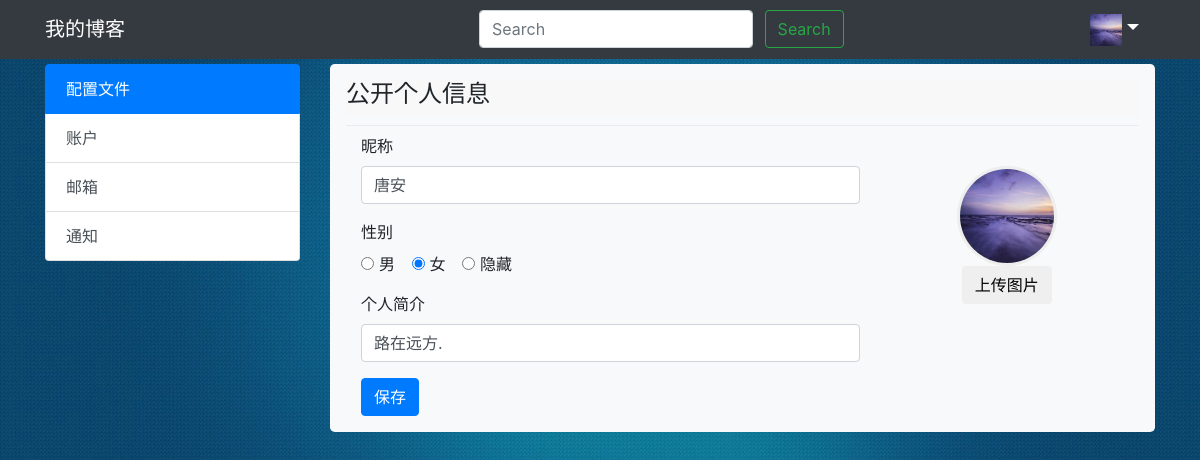
/users/setting/profile/ (signed in), run on the app's committed database.
### users/models.py (models this page shows)
class MyUser(AbstractUser):
    head_portrait = models.CharField(max_length=100)
    nick_name = models.CharField(max_length=20, default='')
    sex = models.IntegerField(default=2)
    bio = models.CharField(max_length=100, default='')

### users/views.py (the view, shortened to what this page needs)
# urls.py: path('users/setting/profile/', views.head_pic_setting, name='head_pic'),
def head_pic_setting(request):
    if request.method != 'POST':
        fname = ''
    context = {'pic': fname}
    return render(request, 'users/setting.html', context)

### users/templates/users/setting.html (shortened to what this page needs)
{% extends 'blog/base.html' %}
{% load static %}
{% load i18n %}
{% block extracss %}
<link rel="stylesheet" type="text/css" href="{% static 'css/article.css' %}">
{% endblock extracss %}
{% block content %}
<div class="container">
<div class="row">
    <div class="col-3">
    <div class="list-group" id="list-tab" role="tablist">
        <a class="list-group-item list-group-item-action active" id="list-home-list" data-toggle="list" href="#list-home" role="tab" aria-controls="home">{% trans 'Profile' %}</a>
        <a class="list-group-item list-group-item-action" id="list-profile-list" data-toggle="list" href="#list-profile" role="tab" aria-controls="profile">{% trans 'Account' %}</a>
        <a class="list-group-item list-group-item-action" id="list-messages-list" data-toggle="list" href="#list-messages" role="tab" aria-controls="messages">{% trans 'Emails' %}</a>
        <a class="list-group-item list-group-item-action" id="list-settings-list" data-toggle="list" href="#list-settings" role="tab" aria-controls="settings">{% trans 'Notifacations' %}</a>
    </div>
    </div>
    <div class="col-9">
    <div class="tab-content" id="nav-tabContent">
        <div class="tab-pane fade show active" id="list-home" role="tabpanel" aria-labelledby="list-home-list">
            <div class="jumbotron padding-samll no-margin bg-light">
                <div class="row no-margin setting-head"><h4>{% trans 'Public profile' %}</h4></div>
                <div class="dropdown-divider"></div>
                <div class="row no-margin">
                    <div class="col-md-8">
                        <form>
                            <div class="form-group">
                            <label for="nickname">{% trans 'Nick Name' %}</label>
                            <input type="text" class="form-control" id="nickname" placeholder="{% trans 'Your Nick Name' %}" value="{{ user.nick_name }}">
                            </div>
                            <div class="form-group">
                                <label for="sex">{% trans 'Sex' %}</label><br>
                                <div class="form-check-inline" id='sex'>
                                <input class="form-check-input" type="radio" name="sex" id="sex_male" value="0" {% if user.sex == 0 %} checked {% endif %}>
                                <label class="form-check-label" for="sex_male">
                                    {% trans 'Male' %}
                                </label>
                                </div>
                                <div class="form-check-inline">
                                <input class="form-check-input" type="radio" name="sex" id="sex_women" value="1" {% if user.sex == 1 %} checked {% endif %}>
                                <label class="form-check-label" for="sex_women">
                                    {% trans 'Women' %}
                                </label>
                                </div>
                                <div class="form-check-inline">
                                <input class="form-check-input" type="radio" name="sex" id="sex_hide" value="2" {% if user.sex == 2 %} checked {% endif %}>
                                <label class="form-check-label" for="sex_hide">
                                    {% trans 'Hide' %}
                                </label>
                                </div>
                            </div>
                            <div class="form-group">
                            <label for="bio">{% trans 'Bio' %}</label>
                            <input type="text" class="form-control" id="bio" placeholder="{% trans 'Tell us a little bit about yourself.' %}" value="{{ user.bio }}">
                            </div>
                        </form>
                        <button class="btn btn-primary" id="upload_btn" onclick="save_head_pic()">{% trans 'Save' %}</button>
                    </div>
                    <div class="col-md-4 text-center no-padding">
                        <form id="upload_head_pic"  action="{% url 'users:upload_head_pic' %}" method="post" enctype="multipart/form-data">
                            <span class="head-pic-span margin-center margin-top" onclick="upload()">
                                <img class="head-pic-priview" id="head_pic_priview" src="{% if user.head_portrait %} {{ user.head_portrait }} {% else %} {{ pic }} {% endif %}">
                            </span>
                            <span>
                                <button class="btn margin-center" onclick="upload()">{% trans 'Upload new picture' %}</button>
                            </span>
                        </form>
                    </div>
                </div>
            </div>
        </div>
    </div>
    </div>
</div>
</div>
{% endblock content %}

### blog/templates/blog/base.html (shortened to what this page needs)
{% load i18n %}
{% load static %}
<!doctype html>
<html lang="en">
    <head>
        <link rel="stylesheet" href="{% static 'bootstrap4/css/bootstrap.min.css' %}">
        <link rel="stylesheet" href="{% static 'css/index.css' %}">
        {% block extracss %}{% endblock extracss %}
    </head>
    <body>
        <header>
            <nav class="navbar navbar-expand-sm navbar-dark bg-dark fixed-top">
            <div class="container">
                <div>
                    <a class="navbar-brand" href="{% url 'blog:index' %}">{% trans 'Myblog' %}</a>
                </div>
                <div id="navbar" class="collapse navbar-collapse justify-content-between">
                    <ul class="navbar-nav offset-md-4">
                        <li class="nav-item">
                            <form class="form-inline">
                            <small>
                            <input class="form-control mr-sm-2" type="search" placeholder="{% trans 'Search' %}" aria-label=Search">
                            <button class="btn btn-outline-success my-2 my-sm-0" type="submit">{% trans 'Search' %}</button>
                            </small>
                            </form>
                        </li>
                    </ul>
                    <ul class="navbar-nav">
                        {% if user.is_authenticated %}
                        <li class="nav-item dropdown">
                            {% if user.head_portrait %}
                            <a class="navbar-brand dropdown-toggle" href="#" id="setting" role="button" data-toggle="dropdown" aria-haspopup="true" aria-expanded="false"><img class="nav-head-image" src="{{ user.head_portrait }}"></a>
                            {% else %}
                            <a class="nav-link dropdown-toggle" href="#" id="setting" role="button" data-toggle="dropdown" aria-haspopup="true" aria-expanded="false">{{ user.username }}</a>
                            {% endif %}
                        </li>
                        {% endif %}
                    </ul>
                </div>
            </div>
        </nav>
        </header>
        <main role="main">
                    {% block content %}{% endblock content %}
        </main>
    </body>
</html>

### blog/static/css/index.css (style rules this page uses)
html,body { min-height: 100%; width: 100% height: 100%; margin: 0; padding: 0; }
body { background: url("../img/bg-1.jpg") no-repeat; background-size: 100% 100%; margin-bottom: 35px; background-attachment: scroll; overflow-x: hidden; }
main { margin-top: 4rem; }
.no-margin { margin: 0; }
.no-padding { padding: 0; }
.nav-head-image { height: 2rem; width: 2rem; }

### blog/static/css/article.css (style rules this page uses)
.head-pic-span { display: block; width: 100px; height: 100px; overflow: hidden; border-radius: 50%; border: 3px solid #eee; }
.head-pic-priview { width: 100%; height: 100%; }
.setting-head { background-color: #f8f8f8; }
.margin-center { margin:0 auto; }
.margin-top { margin-top: 2rem; }
.padding-samll { padding: 1rem; }

### data on the page
MyUser: head_portrait (picture), nick_name "唐安", sex "☐ 男", sex "☑ 女", sex "☐ 隐藏", bio "路在远方."
